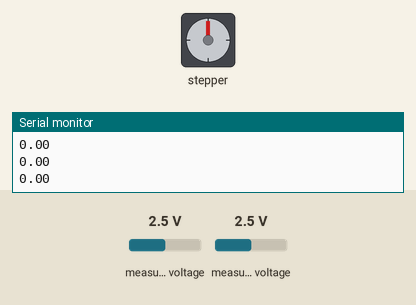
Bench run of a sketch on a simulated Arduino Uno, built with avr-gcc and run on an emulated ATmega328P. On the bench: stepper motor, the last lines printed to the serial monitor. Wiring (inferred from the names in the program): stepper motor driver (200 steps per turn assumed): step pin 5; direction pin 4. Inputs (shaded band) come from the test bench; at power-on: measured voltage 2.5 V.

Above: at 1.2 s.
1.3 s: measured voltage (sensor 200) set to 0.1 V
At 2.4 s:
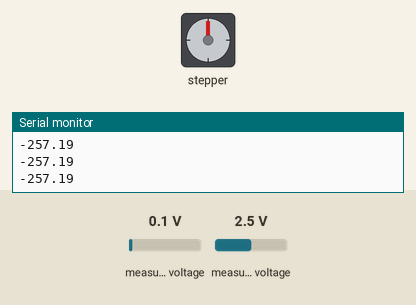
4.3 s: measured voltage (sensor 200) set to 1.2 V
At 7.0 s:
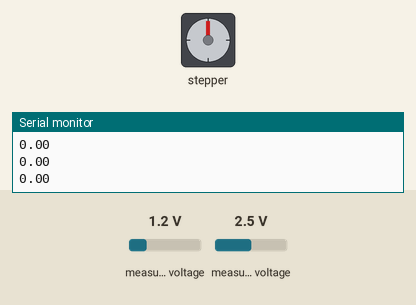
7.3 s: measured voltage (sensor 201) set to 0.1 V
10.3 s: measured voltage (sensor 201) set to 1.2 V
13.3 s: measured voltage (sensor 201) set to 0.1 V
16.3 s: measured voltage (sensor 201) set to 2.5 V
Timing chart, 0 to 66.8 s (numbered marks = the images above; inputs shaded):
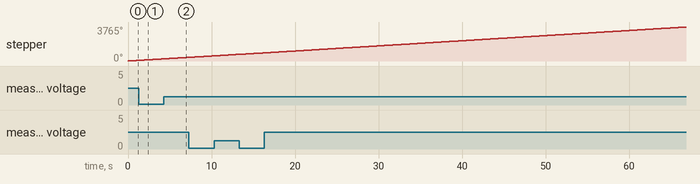

The sketch:

Motor_y_sensor.ino
```cpp
#include <Wire.h>
#include <Adafruit_ADS1015.h>

// Adafruit_ADS1115 ads;  /* Use this for the 16-bit version */
Adafruit_ADS1015 ads;     /* Use thi for the 12-bit version */
float x[30];
float avg =0;
const int dirPin = 4;
const int stepPin = 5;
void setup(void)
{
    Serial.begin(115200);


  //                                                                ADS1015  ADS1115
  //                                                                -------  -------
  // ads.setGain(GAIN_TWOTHIRDS);  // 2/3x gain +/- 6.144V  1 bit = 3mV      0.1875mV (default)
  // ads.setGain(GAIN_ONE);        // 1x gain   +/- 4.096V  1 bit = 2mV      0.125mV
  // ads.setGain(GAIN_TWO);        // 2x gain   +/- 2.048V  1 bit = 1mV      0.0625mV
  // ads.setGain(GAIN_FOUR);       // 4x gain   +/- 1.024V  1 bit = 0.5mV    0.03125mV
  // ads.setGain(GAIN_EIGHT);      // 8x gain   +/- 0.512V  1 bit = 0.25mV   0.015625mV
  ads.setGain(GAIN_SIXTEEN);    // 16x gain  +/- 0.256V  1 bit = 0.125mV  0.0078125mV

  ads.begin();
   pinMode(dirPin, OUTPUT);
   pinMode(stepPin, OUTPUT);
}

void loop(void)
{
       int stepDelay = 250;
      digitalWrite(dirPin, HIGH);
      // Giramos 200 pulsos para hacer una vuelta completa
      for (int z = 0; z < 200; z++) {
      digitalWrite(stepPin, HIGH);
      delayMicroseconds(stepDelay);


  int16_t results;

  //float   multiplier = 3.0F;    /* ADS1015 @ +/- 6.144V gain (12-bit results) */
  float multiplier = 0.1875F; /* ADS1115  @ +/- 6.144V gain (16-bit results) */

  for(int i=0; i<=10 ; i++)
  {
    results = ads.readADC_Differential_0_1();
    x[i] = results*multiplier;
  }
  for(int i=0; i<=10 ; i++)
  {
    avg = x[i] + avg;
  }
  avg = avg/11;

  //Serial.print("Differential: "); Serial.print(results); Serial.print("(");
  Serial.println(avg);
  //Serial.println("mV)");
    digitalWrite(stepPin, LOW);
    delayMicroseconds(stepDelay);

}
       delay(100);

}
```
